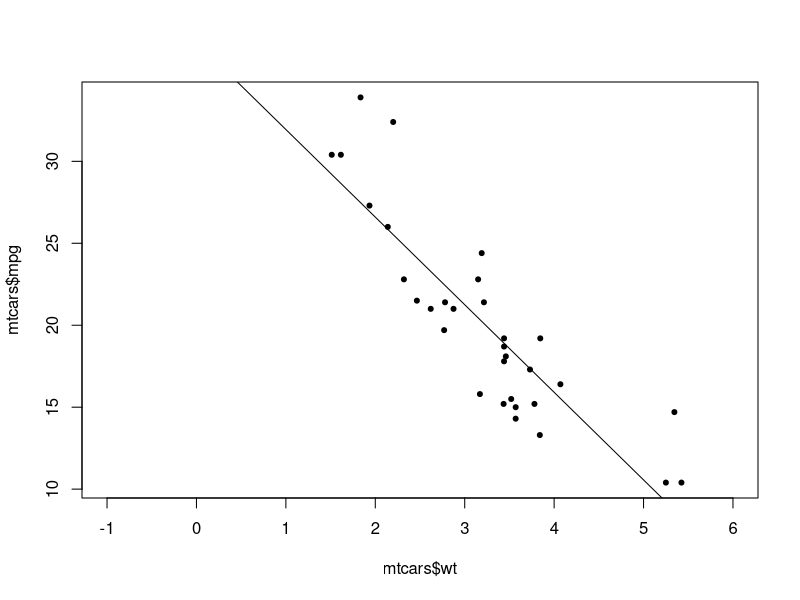

Write the R code that produced this figure.
###################################
###################################
########                   ########
########   Data Science 3  ########
########       Lab 6       ######## 
########  21st Nov. 2023    ########
########                   ########
###################################
###################################


# Welcome to lab number 6. Today we'll be learning a few more 
# R/general programming concepts before moving onto lecture examples

########################################
####    Boolean logic, continued    ####
########################################

# the main logic operators in R are as follows:
# the NOT operator, !, turns TRUE into FALSE and vice versa
!TRUE
!FALSE
# the AND operator, &, returns TRUE only if elements on both sides of the operator are TRUE
1==1 & 2==1
# the inclusive OR operator, |, returns TRUE if EITHER of the elements are TRUE
1==1 | 2==1

# there is no operator for exclusive OR, but there is a function, xor()
xor(1==1 , 2==2)

# 1.1 
# mtcars is a database of cars with several variables such as horsepower, weight, number of cylinders etc.
data(mtcars)
head(mtcars)
# Using indexing (square brackets) and the & operator, write a line of code
# that selects only the rows of mtcars with at least 6 cylinders (mtcars$cyl >= 6) and horsepower of at least 110 (mtcars$hp >= 110). Remember to include all the columns.

### 1.2
# Now select only those rows with either high efficiency (miles per gallon (mpg) of at least 25) or low weight (wt <= 2.5)

#############################
####    If statements    ####
#############################

# The if() function will execute everything after it, either on the same line or in {} brackets,
# only if there is a TRUE boolean statement within the parentheses
x <- 5
if(x > 3) print ('This statement is true')
if(x-4==1){
  new_object <- c('this','statement','is','also','true')
  print(new_object)
}

### 2.1
# Write a function called probe, that takes two arguments, n and w.
# The function should return a character vector of length n, consisting of 'Water' and 'Land', sampled with probability w. (so probability of sampling 'Water' is w)
# If the p argument is not numeric, or if it is not between 0 and 1, the function should return the following message:
# "Please input a probability between 0 and 1"


# After the if statement we can put an else statement:
if(x-4>1){
  new_object <- c('this','statement','is','also','true')
  print(new_object)
}else{
  print('This is untrue')
}

# A simplified version of if()else is the following:
ifelse(x/2==7,print('Definitely true'),print('categorically false'))

##################################
####    Paste and strsplit    ####
##################################

# paste() and strsplit() can be used to join and separate
# character objects (strings), respectively. For example:

paste('Hello','world!', sep='_')
strsplit('Hello to you too. /My name is Ed.', split='/')

# You'll notice that strsplit returns a list. This allows us to vectorise the function:
strsplit(rownames(mtcars),split=' ')


#####################
####    Loops    ####
#####################

# Loops are algorithms that repeat a procedure over and over until they are instructed to stop.
# There are two main kinds:
# FOR loops iterate over a predetermined set (vector, list, etc)
fruits <- c('apple','banana', 'pineapple','mango','orange')
for(i in fruits){
  print(paste('My favourite fruit is',i,sep=': '))
}

useless_function <- function(n){
  for (i in 1:n){
    print(paste0(i,'. This number is: ', c('even','odd')[i%%2 +1]))
  }
}
useless_function(7)

### 4.1 
data(iris)

# Write a for loop that iterates over the column names of the iris dataset and print each together with the number of characters in the column name in parenthesis. Example output: Sepal.Length (12). To get the number of characters use the function nchar().

# Next, WHILE loops continue to loop until the boolean statment in the defining parentheses, e.g.
x <- 0
while(x<100){
  print(x)
  x <- x+sample(1:20,1)
}

### 4.2 How many numbers do you need in the sequence 1*2*3*4*5*... before the product exceeds 10 million?
# Use a while loop to get the answer

###################################
####    Linear models intro    ####
###################################

# We can run an OLS linear model using lm()
# Inside the lm and other model functions we use formulas
# Formulas have the dependent variable on the left and the independent (predictor) variables on the right with a ~ in between
# Lets run a bivariate regression of car weight (in 1000 pounds/500 kg) on miles per gallon (1mpg = 1km/L)
model <- lm(mtcars$mpg ~ mtcars$wt)
summary(model)
### 5.1
# What does the Estimate for the (Intercept) number represent?

plot(mtcars$wt, mtcars$mpg, pch=20, xlim = c(-1, 6))
abline(model) 
# it is the predicted fuel efficiency of a car that weighs 0 lbs
### 5.2
# What does the Estimate for the mtcars$wt number represent?

# it is the predicted change in fuel efficiency associated with a 1 unit change in weight (1000lbs change in weight) (ANSWERED IN CLASS)


### 5.3 
# Is the relationship between these two variables positive or negative? Why do you think that might be?

# it is negative because bigger cars use more energy

### 5.4 What is the predicted average efficiency in miles per gallon of a 4000 pound (2000kg) car?

37.2851 + (-5.3445)*4 # where 37.2851 is the intercept and -5.3445 is the slope 
# = 15.9071mpg

# Let's transform the independent variable:
mtcars$wt_centred <- mtcars$wt - mean(mtcars$wt)

### 5.5
# compare the mean and variance of the new variable with the untransformed variable. What do you notice?

mean(mtcars$wt) # 3.21725
var(mtcars$wt)  # 0.957379
mean(mtcars$wt_centred) # equal to 0
var(mtcars$wt_centred)

### 5.6
model2 <- lm(mtcars$mpg ~ mtcars$wt_centred) # run a linear model that predict mpg from wt centered 
summary(model2)
# the slope stays the same but the intercept changes

# Run a new regression with new independent variable
# What do you notice about the estimates?
# What is the interpretation of the (Intercept) estimate in this regression?

### 5.7
# Run the following code:
y <- mtcars$mpg
x <- cbind(1,mtcars$wt)

# A couple of functions for you to know:
# t() returns the transpose of any matrix
# solve() returns the inverse of any (invertible) matrix
# %*% is matrix multiplication
# with that in mind try to code the following expression in R:
# (x'x)^(-1) * (x'y)
# where ' means the transpose
# Run the code you have written. What do you find?



